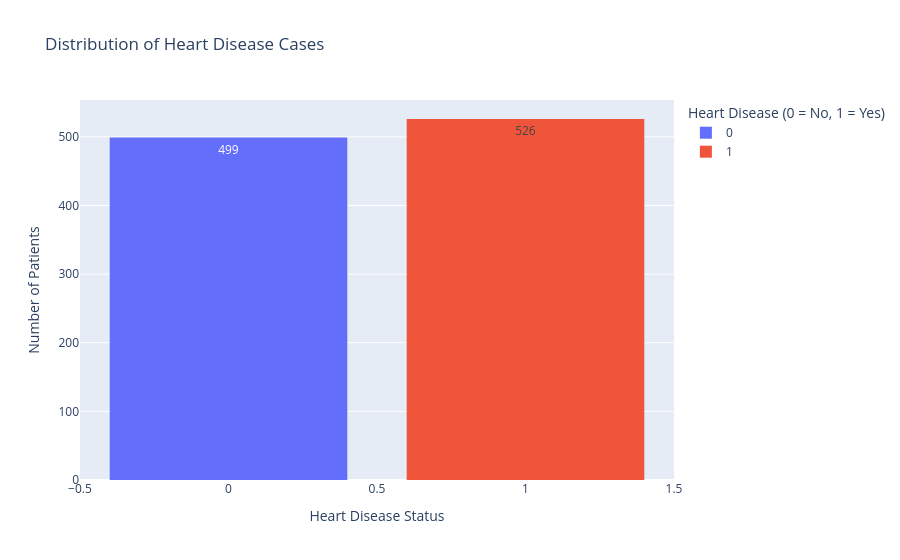

The notebook cell saved with this chart:
### Code cell
import plotly.express as px

fig = px.histogram(
    df,
    x="target",
    color="target",
    text_auto=True,
    labels={
        "target": "Heart Disease (0 = No, 1 = Yes)"
    },
    title="Distribution of Heart Disease Cases"
)

fig.update_layout(
    xaxis_title="Heart Disease Status",
    yaxis_title="Number of Patients",
    bargap=0.2
)

fig.show()

### Figure 1 — Plotly figure (JSON) as saved in the notebook; plotly's stock layout.template omitted (floating-point values rounded to 4 significant figures; data arrays with more than 128 entries replaced by an {"elided": "..."} marker saying what was removed)
{"data": [{"bingroup": "x", "hovertemplate": "Heart Disease (0 = No, 1 = Yes)=%{x}<br>count=%{y}<extra></extra>", "legendgroup": "0", "marker": {"color": "#636efa", "pattern": {"shape": ""}}, "name": "0", "orientation": "v", "showlegend": true, "texttemplate": "%{value}", "type": "histogram", "x": {"elided": "499 int values"}, "xaxis": "x", "yaxis": "y"}, {"bingroup": "x", "hovertemplate": "Heart Disease (0 = No, 1 = Yes)=%{x}<br>count=%{y}<extra></extra>", "legendgroup": "1", "marker": {"color": "#EF553B", "pattern": {"shape": ""}}, "name": "1", "orientation": "v", "showlegend": true, "texttemplate": "%{value}", "type": "histogram", "x": {"elided": "526 int values"}, "xaxis": "x", "yaxis": "y"}], "layout": {"bargap": 0.2, "barmode": "relative", "legend": {"title": {"text": "Heart Disease (0 = No, 1 = Yes)"}, "tracegroupgap": 0}, "title": {"text": "Distribution of Heart Disease Cases"}, "xaxis": {"anchor": "y", "categoryarray": [0, 1], "categoryorder": "array", "domain": [0, 1], "title": {"text": "Heart Disease Status"}}, "yaxis": {"anchor": "x", "domain": [0, 1], "title": {"text": "Number of Patients"}}}}
